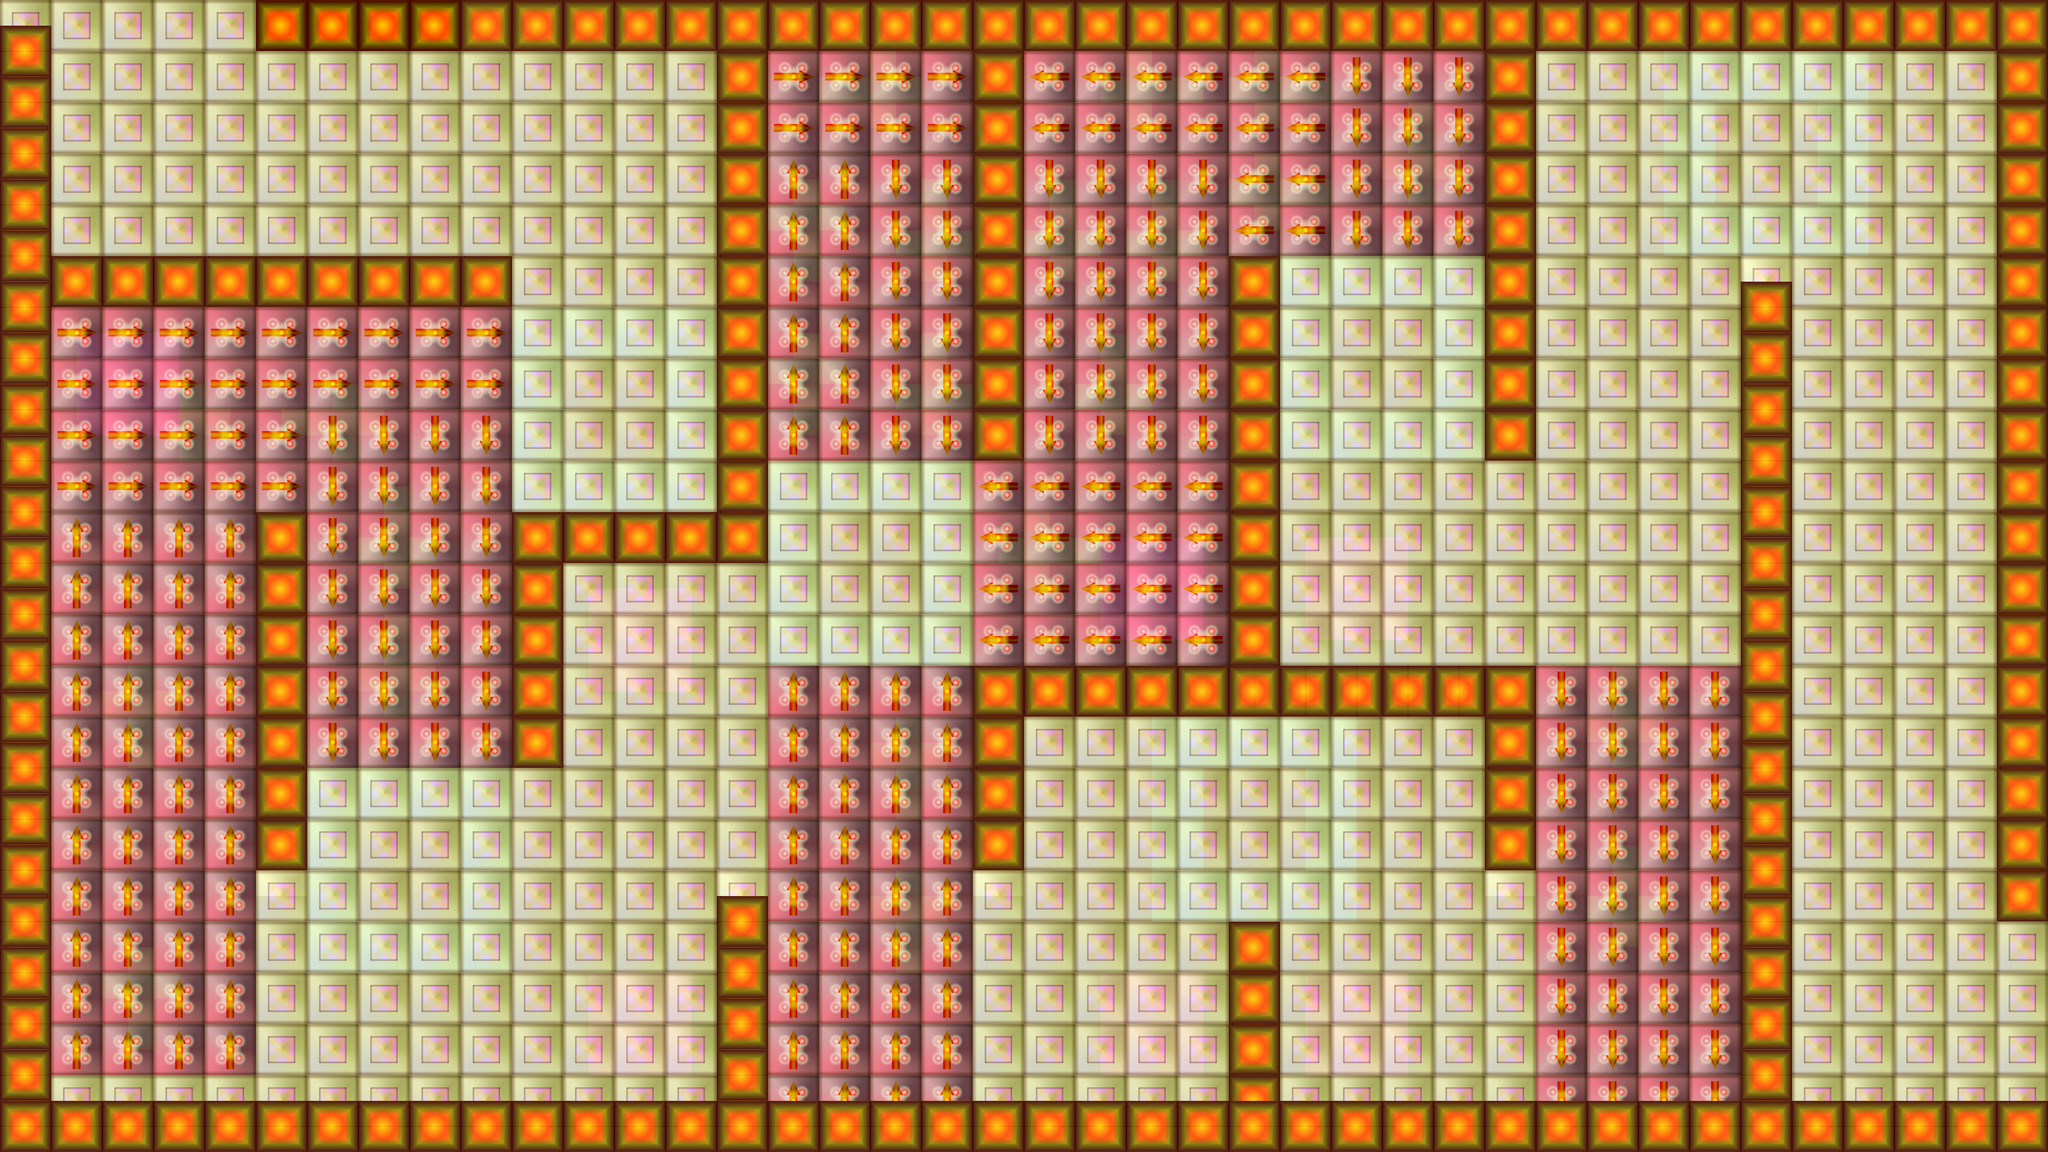

A 2D game scene composited from a Tiled map and its tileset images. What follows is a short description and the map's XML, with each tile layer's data collapsed to a summary:
An orthogonal 80x45 tile map with 64x64 px tiles, 2 tile layers (Слой тайлов 1, backgroung), 2 tilesets and 63 objects (5x down, 3x left, 3x up, 3x right, dummy, ...).

<map version="1.0" orientation="orthogonal" renderorder="right-down" width="80" height="45" tilewidth="64" tileheight="64" nextobjectid="90">
 <tileset firstgid="1" name="test" tilewidth="64" tileheight="64">
  <image source="test.png" width="384" height="256" />
 </tileset>
 <tileset firstgid="25" name="balancetmx" tilewidth="64" tileheight="64">
  <image source="balancetmx.png" width="384" height="256" />
 </tileset>
 <layer name="Слой тайлов 1" width="80" height="45">
  <data>[3600 cells, 1392 non-empty, 17 distinct tile ids]</data>
 </layer>
 <layer name="backgroung" width="80" height="45" opacity="0.93">
  <data>[3600 cells, 3600 non-empty, 24 distinct tile ids]</data>
 </layer>
 <objectgroup name="collisions">
  <object id="1" x="-6.48508" y="64.8508" width="129.702" height="2808.04" />
  <object id="2" x="642.023" y="3.48508" width="4471.37" height="120.067" />
  <object id="3" x="4987.03" y="6.48508" width="123.217" height="2295.72" />
  <object id="4" x="6.48508" y="2749.68" width="5103.76" height="129.702" />
  <object id="5" x="1789.88" y="12.9702" width="125.685" height="1389.36" />
  <object id="6" x="84.3061" y="642.023" width="1193.98" height="124.897" />
  <object id="7" x="2431.91" y="25.9403" width="129.702" height="1108.95" />
  <object id="8" x="1284.05" y="1282.05" width="631.521" height="125.685" />
  <object id="9" x="1283.32" y="1280.85" width="120.928" height="636.723" />
  <object id="10" x="642.099" y="1284.2" width="122.836" height="882.189" />
  <object id="11" x="3713.81" y="-1" width="126.751" height="1154.1" />
  <object id="12" x="3072.05" y="637.091" width="130.087" height="1154.1" />
  <object id="13" x="2431.62" y="1667.11" width="1404.27" height="123.416" />
  <object id="14" x="2431.62" y="1674.45" width="126.751" height="500.334" />
  <object id="15" x="3712.47" y="1674.45" width="123.416" height="503.669" />
  <object id="16" x="4352.9" y="700.131" width="126.751" height="2168.11" />
  <object id="17" x="3068.71" y="2298.86" width="126.751" height="563.709" />
  <object id="18" x="1791.19" y="2240.83" width="126.751" height="607.071" />
  <object id="83" name="dummy" x="4889.5" y="2305.34" width="214.007" height="432.503" />
  <object id="84" name="newlevel" x="131.062" y="13.1062" width="496.694" height="198.837" />
 </objectgroup>
 <objectgroup name="unknown">
  <object id="19" x="4151.94" y="159.011" width="512" height="512" />
  <object id="20" x="3201.01" y="633.282" width="512" height="512" />
  <object id="21" x="1917.14" y="1151.54" width="512" height="512" />
  <object id="22" x="768.735" y="1923.03" width="512" height="512" />
  <object id="23" x="2871.21" y="1793.47" width="512" height="512" />
  <object id="24" x="1275.21" y="768.735" width="512" height="512" />
 </objectgroup>
 <objectgroup name="balancers">
  <object id="25" x="2663.48" y="1238.15" width="256" height="256" />
  <object id="26" x="3264.23" y="1332.54" width="256" height="256" />
  <object id="27" x="2751.86" y="2427.95" width="256" height="256" />
  <object id="28" x="3270.12" y="2433.84" width="256" height="256" />
  <object id="29" x="1466.7" y="1468" width="256" height="256" />
  <object id="30" x="1460.24" y="2421.02" width="256" height="256" />
  <object id="31" x="192.261" y="832.784" width="256" height="256" />
  <object id="86" x="851.827" y="1341.74" width="256" height="256" />
  <object id="87" x="3954.61" y="967.101" width="256" height="256" />
  <object id="88" x="2023.78" y="602.067" width="256" height="256" />
  <object id="89" x="755.766" y="189.003" width="256" height="256" />
 </objectgroup>
 <objectgroup name="unlines">
  <object id="37" x="4371.76" y="364.423" width="78.853" height="78.853" />
  <object id="38" x="3409.94" y="857.799" width="78.853" height="78.853" />
  <object id="39" x="3100.36" y="2017.92" width="78.853" height="78.853" />
  <object id="40" x="2135.28" y="1363.59" width="78.853" height="78.853" />
  <object id="41" x="985.663" y="2132.46" width="78.853" height="78.853" />
  <object id="42" x="1497.96" y="988" width="78.853" height="78.853" />
 </objectgroup>
 <objectgroup name="health">
  <object id="44" x="2594.98" y="164.875" width="200.717" height="200.717">
   <ellipse />
  </object>
  <object id="45" x="1942.65" y="2516.13" width="200.717" height="200.717">
   <ellipse />
  </object>
  <object id="46" x="2093.19" y="121.864" width="200.717" height="200.717">
   <ellipse />
  </object>
  <object id="47" x="136.201" y="2537.63" width="200.717" height="200.717">
   <ellipse />
  </object>
  <object id="48" x="3856.63" y="172.043" width="200.717" height="200.717">
   <ellipse />
  </object>
 </objectgroup>
 <objectgroup name="moving" visible="0">
  <object id="49" name="down" x="3840.06" y="1658.05" width="513.616" height="1099.62" />
  <object id="50" name="down" x="2564.63" y="389.521" width="510.169" height="758.359" />
  <object id="55" name="left" x="2566.19" y="122.2" width="504.073" height="264.766" />
  <object id="56" name="left" x="3075.36" y="124.745" width="244.399" height="514.257" />
  <object id="58" name="down" x="3324.35" y="131.105" width="382.878" height="501.537" />
  <object id="62" name="left" x="2433.81" y="1143.08" width="636.456" height="524.44" />
  <object id="64" name="down" x="2171.95" y="385.885" width="255.177" height="764.329" />
  <object id="66" name="up" x="1916.96" y="384.349" width="255.177" height="764.329" />
  <object id="69" name="right" x="1913.89" y="127.82" width="513.241" height="251.273" />
  <object id="71" name="up" x="1922.68" y="1668.1" width="502.933" height="1083.9" />
  <object id="73" name="down" x="766.487" y="1028.97" width="513.705" height="904.365" />
  <object id="76" name="up" x="125.022" y="1283.85" width="510.114" height="1403.47" />
  <object id="77" name="right" x="116.905" y="778.689" width="1155.44" height="238.167" />
  <object id="78" name="right" x="137.119" y="1029.49" width="618.087" height="257.826" />
 </objectgroup>
 <objectgroup name="hero">
  <object id="82" x="4613.37" y="2378.77" width="200" height="200" />
 </objectgroup>
</map>
